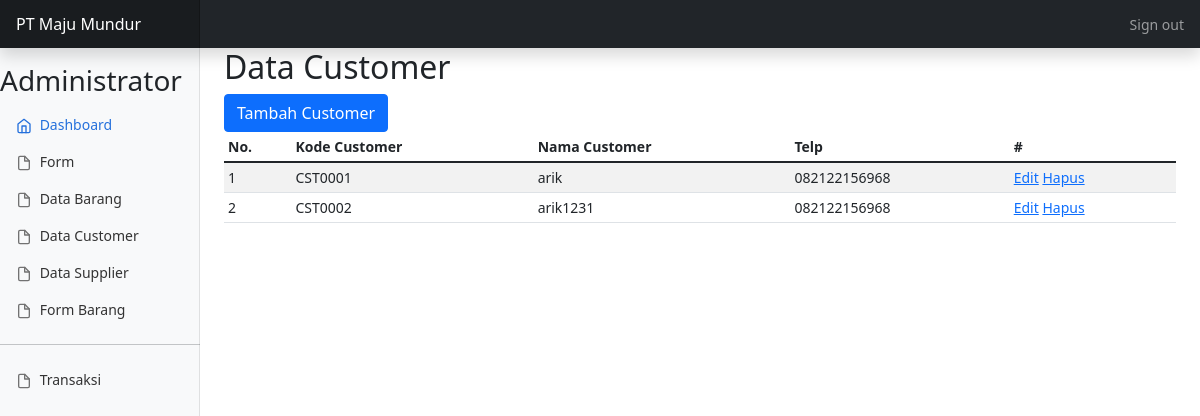
Page /application/views/z/MI_04411/index.php?mi=cust (signed in) on the committed database.
### tables this page shows
CREATE TABLE `customer` (
  `id` varchar(10) NOT NULL,
  `nm_cust` varchar(30) DEFAULT NULL,
  `telp` varchar(15) DEFAULT NULL,
  `alamat` text
);

### application/views/z/MI_04411/data_cust.php (the view)
<main class="col-md-9 ms-sm-auto col-lg-10 px-md-4">
    <h2>Data Customer</h2>
     <a class="btn btn-primary " href="?mi=form_cust">Tambah Customer</a>
    <div class="table-responsive">
        <table class="table table-striped table-sm">
            <thead>
                <tr>
                    <th scope="col">No.</th>
                    <th scope="col">Kode Customer</th>
                    <th scope="col">Nama Customer</th>
                    <th scope="col">Telp</th>
                    <th scope="col">#</th>
                </tr>
            </thead>
            <tbody>
                <?php $row = mysqli_query($conn, "SELECT * from customer");
                $no = 1;
                foreach ($row as $row_array) { ?>
                    <tr>
                        <td><?= $no; ?></td>
                        <td><?= $row_array['id']; ?></td>
                        <td><?= $row_array['nm_cust']; ?></td>
                        <td><?= $row_array['telp']; ?></td>
                        <td>
                            <a href="?mi=edit_cust&id=<?php echo $row_array['id']; ?>">Edit</a>
                            <a href="?mi=hapus_cust&id=<?php echo $row_array['id']; ?>">Hapus</a>
                        </td>
                    </tr>
                <?php $no++;
                }  ?>
            </tbody>
        </table>
    </div>
</main>

### application/views/z/MI_04411/assets/css/dashboard.css (style rules this page uses)
body { font-size: .875rem; }

### rows in the picture
customer: id "CST0001", nm_cust "arik", telp "082122156968"
customer: id "CST0002", nm_cust "arik1231", telp "082122156968"

### other values in the picture
$desc "Administrator"
